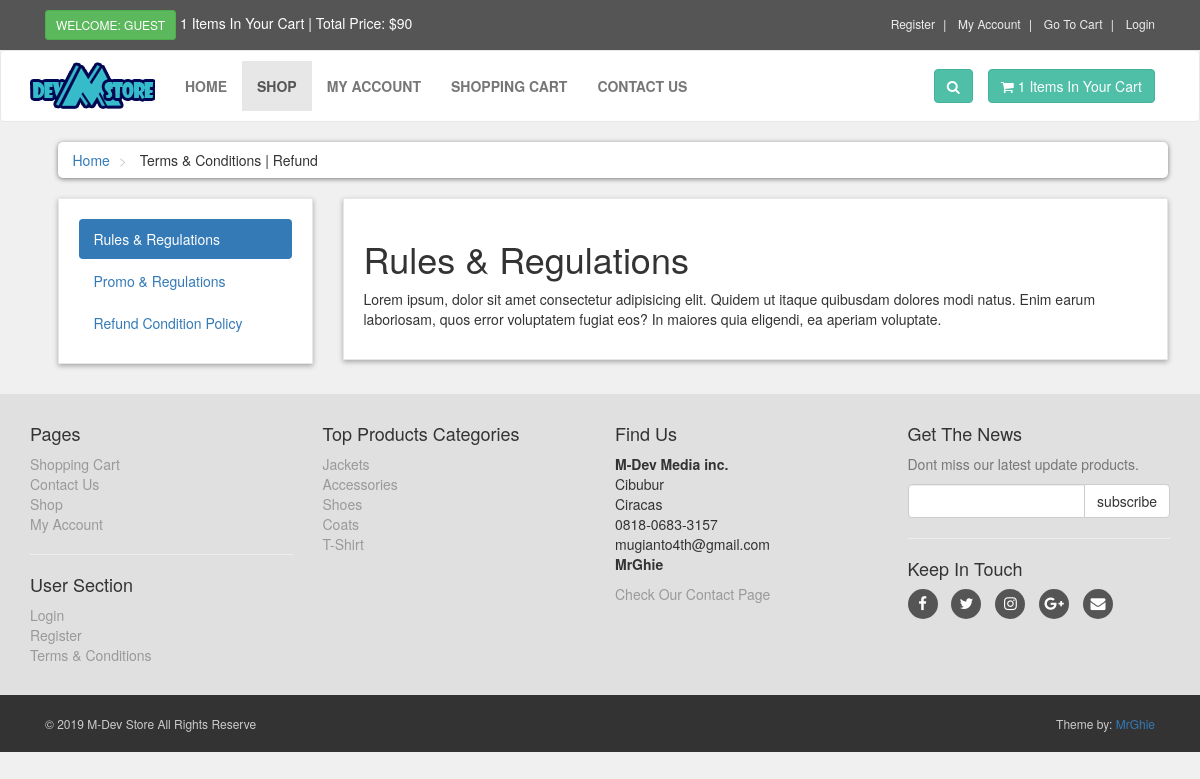
Page /M-Dev-Store/terms.php on the committed database.
### tables this page shows
CREATE TABLE `terms` (
  `term_id` int(10) NOT NULL,
  `term_title` varchar(100) NOT NULL,
  `term_link` varchar(100) NOT NULL,
  `term_desc` text NOT NULL
);

CREATE TABLE `product_categories` (
  `p_cat_id` int(10) NOT NULL,
  `p_cat_title` text NOT NULL,
  `p_cat_top` text NOT NULL,
  `p_cat_image` text NOT NULL
);

### M-Dev-Store/terms.php (the view, shortened to what this page needs)
<?php
    include("includes/header.php");
?>
   <div id="content">
       <div class="container">
           <div class="col-md-12">
               <ul class="breadcrumb">
                   <li>
                       <a href="index.php">Home</a>
                   </li>
                   <li>
                       Terms & Conditions | Refund
                   </li>
               </ul>
           </div>
            <div class="col-md-3">
                <div class="box">
                    <ul class="nav nav-pills nav-stacked">
                        <?php
                        $get_terms = "select * from terms LIMIT 0,1";
                        $run_terms = mysqli_query($con,$get_terms);
                        while($row_terms=mysqli_fetch_array($run_terms)){
                            $term_title = $row_terms['term_title'];
                            $term_link = $row_terms['term_link'];
                        ?>
                        <li class="active">
                            <a data-toggle="pill" href="#<?php echo $term_link; ?>">
                                <?php echo $term_title; ?>
                            </a>
                        </li>
                        <?php } ?>
                        <?php
                            $count_terms = "select * from terms";
                            $run_count_terms = mysqli_query($con,$count_terms);
                            $count = mysqli_num_rows($run_count_terms);
                            $get_terms = "select * from terms LIMIT 1,$count";
                            $run_terms = mysqli_query($con,$get_terms);
                            while($row_terms=mysqli_fetch_array($run_terms)){
                                $term_title = $row_terms['term_title'];
                                $term_link = $row_terms['term_link'];
                        ?>
                        <li>
                            <a data-toggle="pill" href="#<?php echo $term_link; ?>">
                                <?php echo $term_title; ?>
                            </a>
                        </li>
                        <?php } ?>
                    </ul>
                </div>
            </div>
            <div class="col-md-9">
                <div class="box">
                    <div class="tab-content">
                    <?php
                        $get_terms = "select * from terms LIMIT 0,1";
                        $run_terms = mysqli_query($con,$get_terms);
                        while($row_terms=mysqli_fetch_array($run_terms)){
                            $term_title = $row_terms['term_title'];
                            $term_desc = $row_terms['term_desc'];
                            $term_link = $row_terms['term_link'];
                    ?>
                        <div id="<?php echo $term_link; ?>" class="tab-pane fade in active">
                        <h1 class="tabTitle"><?php echo $term_title; ?></h1>
                        <p class="tabDesc"><?php echo $term_desc; ?></p>
                        </div>
                    <?php } ?>
                    </div>
                </div>
            </div>
       </div>
   </div>
   <?php
    include("includes/footer.php");
    ?>
</body>
</html>

### M-Dev-Store/includes/footer.php (shortened to what this page needs)
<div id="footer">
    <div class="container">
        <div class="row">
            <div class="col-sm-6 col-md-3">
               <h4>Pages</h4>
                <ul>
                    <li><a href="cart.php">Shopping Cart</a></li>
                    <li><a href="contact.php">Contact Us</a></li>
                    <li><a href="shop.php">Shop</a></li>
                    <li><a href="customer/my_account.php">My Account</a></li>
                </ul>
                <hr>
                <h4>User Section</h4>
                <ul>
                           <?php
                           if(!isset($_SESSION['customer_email'])){
                               echo"<a href='checkout.php'>Login</a>";
                           }else{
                              echo"<a href='customer/my_account.php?my_orders'>My Account</a>";
                           }
                           ?>
                    <li><a href="customer_register.php">Register</a></li>
                    <li><a href="terms.php">Terms & Conditions</a></li>
                </ul>
            </div>
            <div class="com-sm-6 col-md-3">
                <h4>Top Products Categories</h4>
                <ul>
                    <?php
                        $get_p_cats = "select * from product_categories";
                        $run_p_cats = mysqli_query($con,$get_p_cats);
                        while($row_p_cats=mysqli_fetch_array($run_p_cats)){
                            $p_cat_id = $row_p_cats['p_cat_id'];
                            $p_cat_title = $row_p_cats['p_cat_title'];
                            echo "
                                <li>
                                    <a href='shop.php?p_cat=$p_cat_id'>
                                        $p_cat_title
                                    </a>
                                </li>
                            ";
                        }
                    ?>
                </ul>
            </div>
            <div class="col-sm-6 col-md-3">
                <h4>Find Us</h4>
                <p>
                    <strong>M-Dev Media inc.</strong>
                    <br/>Cibubur
                    <br/>Ciracas
                    <br/>0818-0683-3157
                    <br/>mugianto4th@gmail.com
                    <br/><strong>MrGhie</strong>
                </p>
                <a href="contact.php">Check Our Contact Page</a>
            </div>
            <div class="col-sm-6 col-md-3">
                <h4>Get The News</h4>
                <p class="text-muted">
                    Dont miss our latest update products.
                </p>
                <form action="https://feedburner.google.com/fb/a/mailverify" method="post" target="popupwindow" onsubmit="window.open('https://feedburner.google.com/fb/a/mailverify?uri=M-devMedia', 'popupwindow', 'scrollbars=yes,width=550,height=520');return true" method="post">
                    <div class="input-group">
                        <input type="text" class="form-control" name="email">
                        <span class="input-group-btn">
                            <input type="submit" value="subscribe" class="btn btn-default">
                        </span>
                    </div>
                </form>
                <hr>
                <h4>Keep In Touch</h4>
                <p class="social">
                    <a href="#" class="fa fa-facebook"></a>
                    <a href="#" class="fa fa-twitter"></a>
                    <a href="#" class="fa fa-instagram"></a>
                    <a href="#" class="fa fa-google-plus"></a>
                    <a href="#" class="fa fa-envelope"></a>
                </p>
            </div>
        </div>
    </div>
</div>
<div id="copyright">
    <div class="container">
        <div class="col-md-6">
            <p class="pull-left">&copy; 2019 M-Dev Store All Rights Reserve</p>
        </div>
        <div class="col-md-6">
            <p class="pull-right">Theme by: <a href="#">MrGhie</a></p>
        </div>
    </div>
</div>

### M-Dev-Store/styles/style.css (style rules this page uses)
body { font-size: 14px; line-height: 1.42857143; color: #333333; background: #f0f0f0; overflow-x: hidden; }
.box { background: #ffffff; margin: 0 0 30px; border: solid 1px #e6e6e6; box-sizing: border-box; padding: 20px; box-shadow: 0px 2px 5px rgba(0, 0, 0, .3); }
#content { padding-left: 25px; }
.breadcrumb { padding: 8px 15px; margin-bottom: 20px; background: #ffffff; border-radius: 5px; box-shadow: 0px 1px 5px rgba(0, 0, 0, .5); }
.breadcrumb> li + li:before { content: ">\00a0"; color: #cccccc; }
#footer { background: #e0e0e0; padding: 20px 0; }
#footer a { color: #999999; padding: 0; text-decoration: none; }
#footer ul { list-style: none; padding-left: 0px; }
#footer .social { text-align: left; }
#footer .social a { margin: 0px 10px 0px 0px; display: inline-block; color: #ffffff; width: 30px; height: 30px; border-radius: 15px; line-height: 30px; font-size: 15px; text-align: center; vertical-align: bottom; background: #555555; text-decoration: none; }
#copyright { background: #333333; color: #cccccc; padding: 20px 0px; font-size: 12px; }
#copyright p { margin: 0px; }

### rows in the picture
terms: term_title "Rules & Regulations", term_desc "Lorem ipsum, dolor sit amet consectetur adipisicing elit. Quidem ut itaque quibusdam dolores modi natus. Enim earum laboriosam, quos error voluptatem fugiat eos? In maiores quia eligendi, ea aperiam voluptate."
terms: term_title "Promo & Regulations"
terms: term_title "Refund Condition Policy"
product_categories: p_cat_title "Jackets"
product_categories: p_cat_title "Accessories"
product_categories: p_cat_title "Shoes"
product_categories: p_cat_title "Coats"
product_categories: p_cat_title "T-Shirt"

### other values in the picture
$count_items "1 1"
$total "90"
